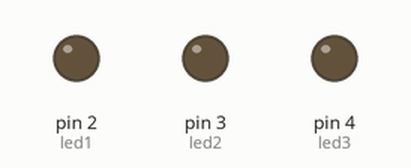
The sketch below on a simulated Arduino Uno, built with avr-gcc and run on an emulated ATmega328P. Parts: output pins drawn as LEDs (lit = HIGH).

Above: at 0.06 s.
At 0.31 s:
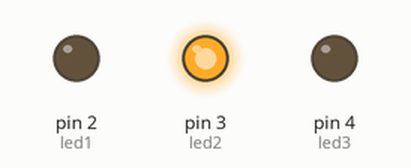
At 0.68 s:
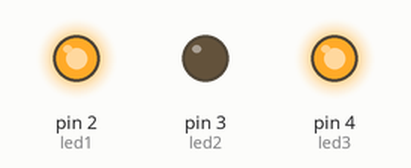
At 1.43 s:
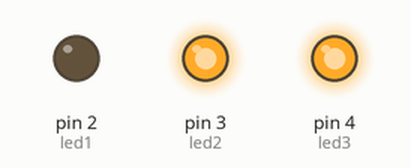
At 2.18 s:
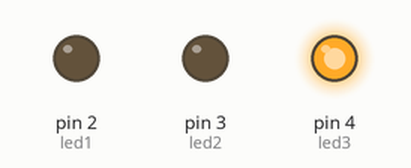
At 2.81 s:
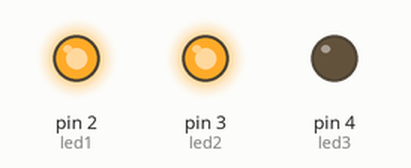
Timing chart, 0 to 3.1 s (numbered marks = the images above):
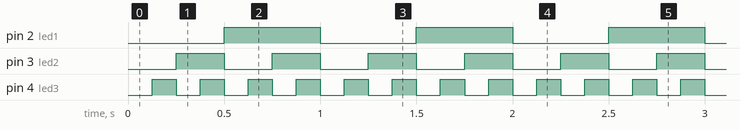

The sketch:

Blinking-ledV2.ino
```cpp
const byte led1 = 2;
const byte led2 = 3;
const byte led3 = 4;

long timers[10];
unsigned long currentTime = 0;

void setup(){
    pinMode(led1,OUTPUT);
    pinMode(led2,OUTPUT);
    pinMode(led3,OUTPUT);
    StartTimers();
}

void loop(){
    currentTime = millis();
    if(CheckTimer(0,500)) digitalWrite(led1,!digitalRead(led1));
    if(CheckTimer(1,250)) digitalWrite(led2,!digitalRead(led2));
    if(CheckTimer(2,125)) digitalWrite(led3,!digitalRead(led3));
}

void StartTimers(){
    for(int i; i<sizeof(timers); i++){
        timers[i] = 0;
    }
}

bool CheckTimer(int index,int delay){
    if(currentTime - timers[index] >= delay){
        timers[index] = currentTime;
        return true;
    }
    return false;
}
```

Measured:
- by itself, pin 2 (led1): alternates HIGH for 0.50 s and LOW for 0.50 s
- by itself, pin 3 (led2): alternates HIGH for 0.25 s and LOW for 0.25 s
- by itself, pin 4 (led3): alternates HIGH for 0.12 s and LOW for 0.12 s
